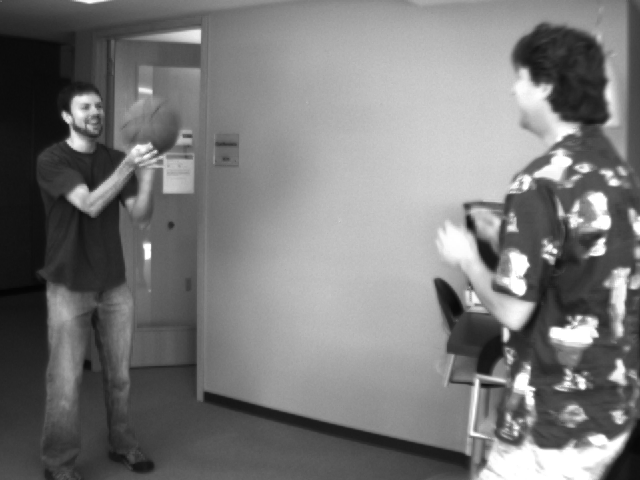
//> input picture data/bb1.png, 640 x 480 px
$ ./frcmp ../data/bb1.png ../data/bb2.png --quiet 2 2 ../data/bb2.png   (built with g++ and OpenCV 4)
//> lines starting //> are read from the running program, lines starting //| are printed output that depends on the picture
#include <opencv2/core/core.hpp>
#include <opencv2/imgcodecs.hpp>
#include <opencv2/highgui/highgui.hpp>
#include <opencv2/imgproc/imgproc.hpp>  // Gaussian Blur

#include <iostream>
#include <string>

using namespace cv;


/*
 * Usage:
 *
 *   frcmp <path_to_reference_frame> <path_to_frame_to_compare> [--quiet <mse_threshold> <ssi_threshold> [<path_to save_diff_frame>]]
 *
 * Exit code (quiet mode only):
 *
 *   2 if error in command-lines arguments (print usage)
 *   1 if frames are not similar, according to specified thresholds (quiet mode only)
 *   0 otherwise
 *
 * References (MSE and SSI using OpenCV):
 * http://stackoverflow.com/questions/4196453/simple-and-fast-method-to-compare-images-for-similarity
 * http://www.pyimagesearch.com/2014/09/15/python-compare-two-images/
 * http://docs.opencv.org/2.4/doc/tutorials/highgui/video-input-psnr-ssim/video-input-psnr-ssim.html#videoinputpsnrmssim
 */


 // Mean Squared Error
double computeMSE(const Mat& frame0, const Mat& frame1)
{
	double errorL2 = norm(frame0, frame1, CV_L2);			// Calculate the L2 relative error between images
	return errorL2 / (double)(frame0.rows * frame0.cols);	// Convert to a reasonable scale, since L2 error is summed across all pixels of the image
}


// Structural Similarity Index
Scalar computeSSI(const Mat& frame0, const Mat& frame1)
{
	// default settings
	const double C0 = 6.5025, C1 = 58.5225;

	// frame data conversion (cannot calculate on one byte large values)
	Mat f0, f1;
	frame0.convertTo(f0, CV_32F);
	frame1.convertTo(f1, CV_32F);
	Mat f0_2 = f0.mul(f0);		// f0^2
	Mat f1_2 = f1.mul(f1);		// f1^2
	Mat f0_f1 = f0.mul(f1);		// f1*f2

	// preliminary computing
	Mat mu0, mu1;
	GaussianBlur(f0, mu0, Size(11, 11), 1.5);
	GaussianBlur(f1, mu1, Size(11, 11), 1.5);
	Mat mu0_1 = mu0.mul(mu0);
	Mat mu0_0 = mu1.mul(mu1);
	Mat mu0_mu1 = mu0.mul(mu1);

	Mat sigma0_1, sigma1_1, sigma01;
	GaussianBlur(f0_2, sigma0_1, Size(11, 11), 1.5);
	sigma0_1 -= mu0_1;
	GaussianBlur(f1_2, sigma1_1, Size(11, 11), 1.5);
	sigma1_1 -= mu0_0;
	GaussianBlur(f0_f1, sigma01, Size(11, 11), 1.5);
	sigma01 -= mu0_mu1;

	// main computing
	Mat t0, t1, t2;
	t0 = 2 * mu0_mu1 + C0;
	t1 = 2 * sigma01 + C1;
	t2 = t0.mul(t1);			// t2 = ((2*mu0_mu1 + C0).*(2*sigma01 + C1))

	t0 = mu0_1 + mu0_0 + C0;
	t1 = sigma0_1 + sigma1_1 + C1;
	t0 = t0.mul(t1);			// t1 =((mu0_1 + mu0_0 + C0).*(sigma0_1 + sigma1_1 + C1))

	Mat ssim_map;
	divide(t2, t0, ssim_map);	// ssim_map =  t2/t0;
	return mean(ssim_map);		// mssim = average of ssim map
}


// Diff
void computeDiffFrame(const Mat& frame0, const Mat& frame1, Mat& diff)
{
	// get difference in frame1 from frame0
	subtract(frame1, frame0, diff);

	// turn all different pixels to red
	CV_Assert( diff.channels() == 3); // assumes that we are using BGR images (due to IMREAD_COLOR flag)
	CV_Assert(diff.depth() == CV_8U);
	Mat ref;
	cvtColor(frame0, ref, CV_BGR2GRAY);
	cvtColor(ref, ref, CV_GRAY2BGR);
	Mat_<Vec3b> _diff = diff;
	Mat_<Vec3b> _ref = ref;
	for (int i = 0; i < diff.rows; ++i)
	{
		for (int j = 0; j < diff.cols; ++j)
		{
			if (_diff(i, j)[0] + _diff(i, j)[1] + _diff(i, j)[2] > 16) // less strict for display than 0
			{
				_diff(i, j)[0] = _ref(i, j)[0] / 4;
				_diff(i, j)[1] = _ref(i, j)[0] / 4;
				_diff(i, j)[2] = 127 + _ref(i, j)[0] / 2;
			}
			else
			{
				_diff(i, j)[0] = _ref(i, j)[0] / 2;
				_diff(i, j)[1] = _ref(i, j)[1] / 2;
				_diff(i, j)[2] = _ref(i, j)[2] / 2;
			}
		}
	}
	diff = _diff;
}


// Load
void loadFrames(const std::string& refFramePath, const std::string& cmpFramePath, Mat& refFrame, Mat& cmpFrame, Mat& diffFrame)
{
//> called with refFramePath = "../data/bb1.png", cmpFramePath = "../data/bb2.png"
	std::string loadErrorMessage = "";

	// load frames
	refFrame = imread(refFramePath.c_str(), IMREAD_COLOR);
//> refFrame is the input picture: 480 rows x 640 cols, CV_8UC3; min 4, max 255, mean 120.3
	if (refFrame.empty())
		loadErrorMessage += "Failed to load reference frame '" + refFramePath + "'\n";

	cmpFrame = imread(cmpFramePath.c_str(), IMREAD_COLOR);
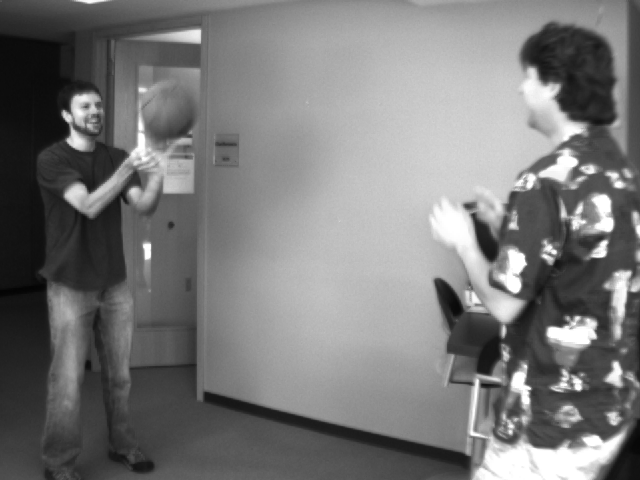
//> input picture data/bb2.png, 640 x 480 px
//> cmpFrame is the input picture: 480 rows x 640 cols, CV_8UC3; min 4, max 255, mean 119.9
	if (cmpFrame.empty())
		loadErrorMessage += "Failed to load frame to compare '" + cmpFramePath + "'\n";

	// check that frames size are equal
	if (loadErrorMessage.empty() && !(refFrame.rows > 0 && refFrame.rows == cmpFrame.rows && refFrame.cols > 0 && refFrame.cols == cmpFrame.cols))
		loadErrorMessage = "Can not compare frames of different sizes [" + std::to_string(refFrame.cols) + "x" + std::to_string(refFrame.rows)
														+ " ] <> [" + std::to_string(cmpFrame.cols) + "x" + std::to_string(cmpFrame.rows) + "]\n";

	if (!loadErrorMessage.empty())
	{
		std::cout << loadErrorMessage << std::endl;
		exit(1);
	}
}


// Usage
void printUsageAndExit()
{
	std::string usage;
	usage += "Wrong arguments:\n";
	usage += "\n";
	usage += "  frcmp <path_to_reference_frame> <path_to_frame_to_compare> [--quiet <mse_threshold> <ssi_threshold> [<path_to save_diff_frame>]]\n";
	std::cout << usage << std::endl;
	exit(2);
}


// Main
int main(int argc, char** argv)
{
	// Check arguments
	bool quietMode = (argc>3);
	if (! (argc==3 || (argc>5 && std::strcmp(argv[3],"--quiet")==0)))
	{
		printUsageAndExit();
	}
	std::string refFramePath = argv[1];
	std::string cmpFramePath = argv[2];
	std::string diffFramePath = "";
	if (argc > 6)
	{
		diffFramePath = argv[6];
	}

	// Load frames
	Mat refFrame, cmpFrame, diffFrame;
	loadFrames(refFramePath, cmpFramePath, refFrame, cmpFrame, diffFrame);

	// Compute similarity scores ([0..1] range with score 1 corresponding to perfect similarity)
	double mse_score = 1.0 - computeMSE(refFrame, cmpFrame);
//> in computeMSE, `double errorL2 = norm(frame0, frame1, CV_L2);`: errorL2 = 20744.3
//> mse_score = 0.932
	std::cout << "Similarity based on Mean Squared Error = " << mse_score << std::endl;
//| Similarity based on Mean Squared Error = 0.932473
	Scalar ssi_3 = computeSSI(refFrame, cmpFrame);
//> in computeSSI, `Mat f0_f1 = f0.mul(f1);`:
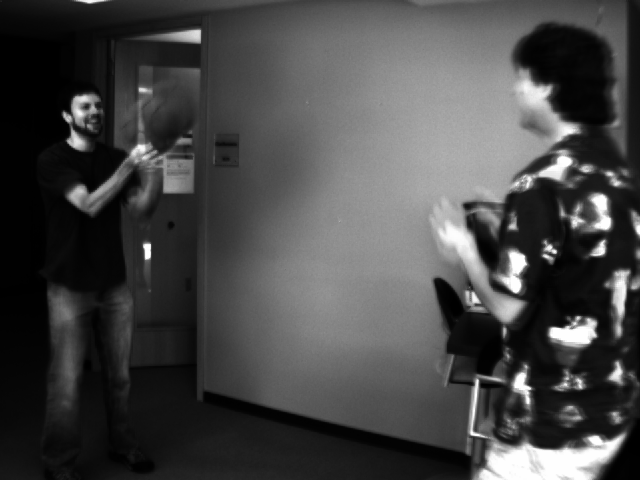
//> f0_f1: 480 rows x 640 cols, CV_32FC3; min 16, max 65025, mean 18013.4; drawn with min black and max white
//> in computeSSI, `t2 = t0.mul(t1);`:
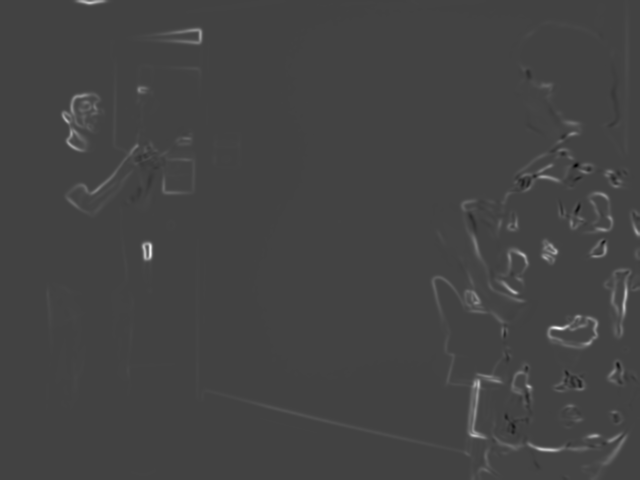
//> t2: 480 rows x 640 cols, CV_32FC3; min -250461696, max 714762176, mean 7717587.5; drawn with min black and max white
//> in computeSSI, `t0 = t0.mul(t1);`:
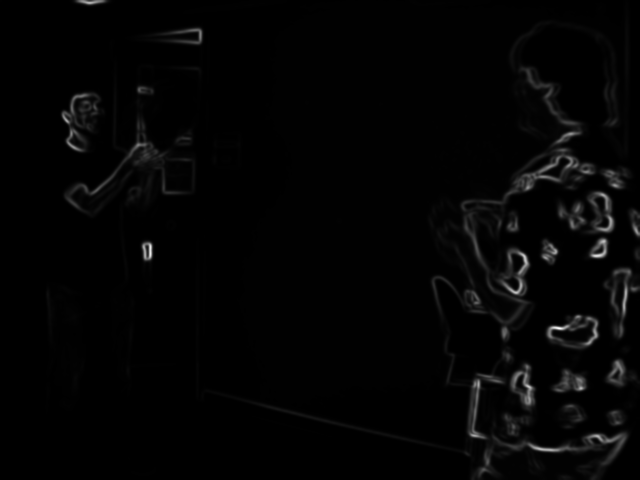
//> t0: 480 rows x 640 cols, CV_32FC3; min 3617.7, max 722160960, mean 13166587; drawn with min black and max white
//> in computeSSI, `divide(t2, t0, ssim_map);`:
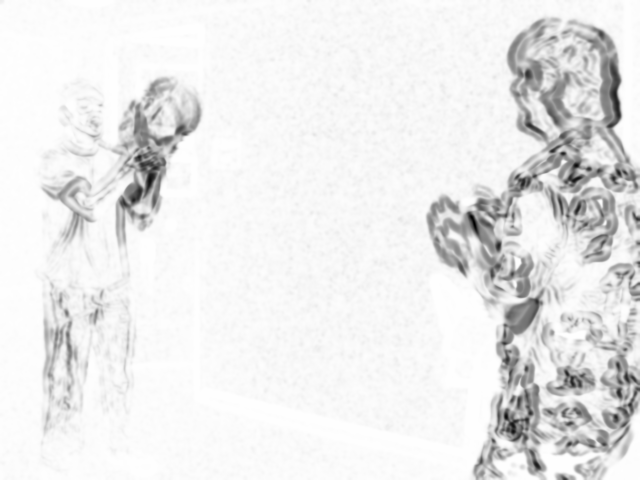
//> ssim_map: 480 rows x 640 cols, CV_32FC3; min -0.898, max 1, mean 0.851; drawn with min black and max white
//> ssi_3 = Scalar(0.851, 0.851, 0.851)
	double ssi_score = 0.5 * (1.0 + std::min(ssi_3[0], std::min(ssi_3[1], ssi_3[2])));
//> ssi_score = 0.926
	std::cout << "Similarity based on Structural Similarity Index (RGB min value)= [ " << ssi_score << " ]" << std::endl;
//| Similarity based on Structural Similarity Index (RGB min value)= [ 0.925562 ]

	// Compute diff frame, and display it if needed
	computeDiffFrame(refFrame, cmpFrame, diffFrame);
//> in computeDiffFrame, `subtract(frame1, frame0, diff);`:
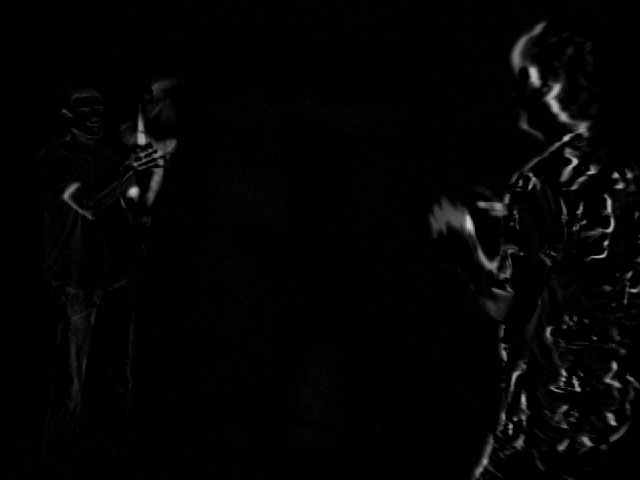
//> diff: 480 rows x 640 cols, CV_8UC3; min 0, max 205, mean 3.8
//> after the loop in computeDiffFrame, `for (int i = 0; i < diff.rows; ++i)`:
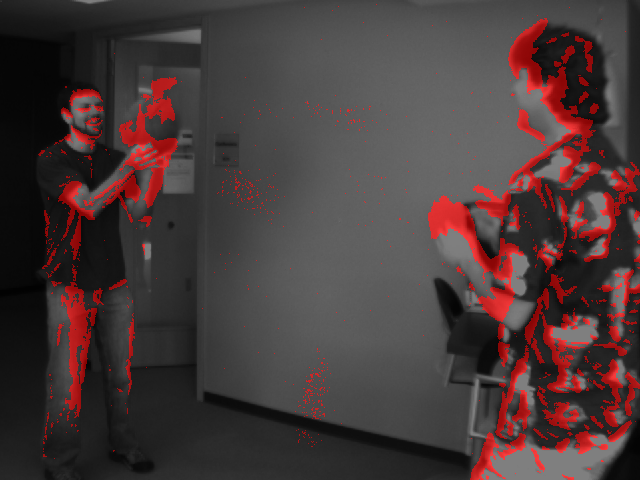
//> _diff: 480 rows x 640 cols, CV_8UC3; mean B, G, R 57.3, 57.3, 72
	if (!quietMode)
	{
		const char* windows[3] = { "Reference Frame", "Frame To Compare", "Diff Frame" };
		const Mat* frames[3] = { &refFrame, &cmpFrame, &diffFrame};
		for (int i = 0; i < 3; ++i)
		{
			namedWindow(windows[i], WINDOW_AUTOSIZE);	// create window
			imshow(windows[i], *frames[i]);				// show frame in window
		}
		waitKey(0); // Wait for a keystroke in the window
	}

	// Exit code
	int exitCode = 0;
	if (quietMode)
	{
		double mse_treshold = atof(argv[4]);
		double ssi_treshold = atof(argv[5]);
		if(mse_score<mse_treshold || ssi_score<ssi_treshold)
		{
			exitCode = 1;
			std::cout << "Compared frame is too different from reference frame !!" << std::endl;
			if (!diffFramePath.empty() && !imwrite(diffFramePath.c_str(), diffFrame))
			{
				std::cout << "FAILED TO WRITE DIFF FRAME TO '" + diffFramePath + "'" << std::endl;
			}
		}
	}
	return exitCode;
}
